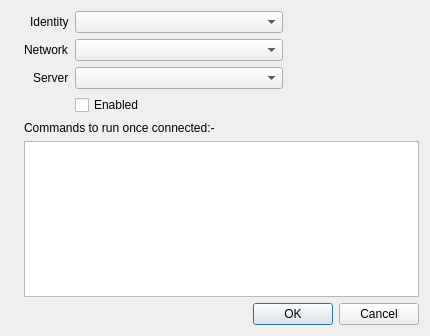
<?xml version="1.0" encoding="UTF-8"?>
<ui version="4.0">
 <class>dialog_ConnectionScript</class>
 <widget class="QDialog" name="dialog_ConnectionScript">
  <property name="geometry">
   <rect>
    <x>0</x>
    <y>0</y>
    <width>430</width>
    <height>336</height>
   </rect>
  </property>
  <property name="sizePolicy">
   <sizepolicy hsizetype="Preferred" vsizetype="Preferred">
    <horstretch>0</horstretch>
    <verstretch>0</verstretch>
   </sizepolicy>
  </property>
  <property name="maximumSize">
   <size>
    <width>1000</width>
    <height>1000</height>
   </size>
  </property>
  <property name="windowTitle">
   <string>New Server Connection Script</string>
  </property>
  <property name="sizeGripEnabled">
   <bool>false</bool>
  </property>
  <property name="modal">
   <bool>false</bool>
  </property>
  <layout class="QVBoxLayout" name="verticalLayout_2">
   <item>
    <layout class="QHBoxLayout" name="horizontalLayout_2">
     <item>
      <widget class="QLabel" name="label_5">
       <property name="text">
        <string/>
       </property>
       <property name="pixmap">
        <pixmap resource="resources.qrc">:/irc/Resources/connectionscript_128.png</pixmap>
       </property>
      </widget>
     </item>
     <item>
      <layout class="QVBoxLayout" name="verticalLayout">
       <item>
        <layout class="QFormLayout" name="formLayout">
         <property name="fieldGrowthPolicy">
          <enum>QFormLayout::AllNonFixedFieldsGrow</enum>
         </property>
         <property name="labelAlignment">
          <set>Qt::AlignRight|Qt::AlignTrailing|Qt::AlignVCenter</set>
         </property>
         <item row="2" column="0">
          <widget class="QLabel" name="label_4">
           <property name="sizePolicy">
            <sizepolicy hsizetype="Preferred" vsizetype="Preferred">
             <horstretch>0</horstretch>
             <verstretch>0</verstretch>
            </sizepolicy>
           </property>
           <property name="text">
            <string>Identity</string>
           </property>
           <property name="alignment">
            <set>Qt::AlignLeading|Qt::AlignLeft|Qt::AlignVCenter</set>
           </property>
          </widget>
         </item>
         <item row="2" column="1">
          <widget class="QComboBox" name="comboBox_Identity">
           <property name="maximumSize">
            <size>
             <width>208</width>
             <height>16777215</height>
            </size>
           </property>
          </widget>
         </item>
         <item row="3" column="0">
          <widget class="QLabel" name="label_2">
           <property name="sizePolicy">
            <sizepolicy hsizetype="Preferred" vsizetype="Preferred">
             <horstretch>0</horstretch>
             <verstretch>0</verstretch>
            </sizepolicy>
           </property>
           <property name="text">
            <string>Network</string>
           </property>
           <property name="alignment">
            <set>Qt::AlignLeading|Qt::AlignLeft|Qt::AlignVCenter</set>
           </property>
          </widget>
         </item>
         <item row="3" column="1">
          <widget class="QComboBox" name="comboBox_Network">
           <property name="maximumSize">
            <size>
             <width>208</width>
             <height>16777215</height>
            </size>
           </property>
           <property name="styleSheet">
            <string notr="true">combobox-popup: 0;</string>
           </property>
          </widget>
         </item>
         <item row="5" column="0">
          <widget class="QLabel" name="label_3">
           <property name="text">
            <string>Server</string>
           </property>
          </widget>
         </item>
         <item row="5" column="1">
          <widget class="QComboBox" name="comboBox_Server">
           <property name="maximumSize">
            <size>
             <width>208</width>
             <height>16777215</height>
            </size>
           </property>
           <property name="styleSheet">
            <string notr="true">combobox-popup: 0;</string>
           </property>
          </widget>
         </item>
         <item row="6" column="1">
          <widget class="QCheckBox" name="checkBox_Enabled">
           <property name="text">
            <string>Enabled</string>
           </property>
          </widget>
         </item>
        </layout>
       </item>
       <item>
        <widget class="QLabel" name="label">
         <property name="text">
          <string>Commands to run once connected:-</string>
         </property>
        </widget>
       </item>
       <item>
        <widget class="QPlainTextEdit" name="plainTextEdit_Script">
         <property name="lineWrapMode">
          <enum>QPlainTextEdit::NoWrap</enum>
         </property>
        </widget>
       </item>
      </layout>
     </item>
    </layout>
   </item>
   <item>
    <widget class="QDialogButtonBox" name="buttonBox">
     <property name="orientation">
      <enum>Qt::Horizontal</enum>
     </property>
     <property name="standardButtons">
      <set>QDialogButtonBox::Cancel|QDialogButtonBox::Ok</set>
     </property>
    </widget>
   </item>
  </layout>
 </widget>
 <tabstops>
  <tabstop>comboBox_Identity</tabstop>
  <tabstop>comboBox_Network</tabstop>
  <tabstop>comboBox_Server</tabstop>
  <tabstop>buttonBox</tabstop>
 </tabstops>
 <resources>
  <include location="resources.qrc"/>
 </resources>
 <connections>
  <connection>
   <sender>buttonBox</sender>
   <signal>accepted()</signal>
   <receiver>dialog_ConnectionScript</receiver>
   <slot>accept()</slot>
   <hints>
    <hint type="sourcelabel">
     <x>248</x>
     <y>254</y>
    </hint>
    <hint type="destinationlabel">
     <x>157</x>
     <y>274</y>
    </hint>
   </hints>
  </connection>
  <connection>
   <sender>buttonBox</sender>
   <signal>rejected()</signal>
   <receiver>dialog_ConnectionScript</receiver>
   <slot>reject()</slot>
   <hints>
    <hint type="sourcelabel">
     <x>316</x>
     <y>260</y>
    </hint>
    <hint type="destinationlabel">
     <x>286</x>
     <y>274</y>
    </hint>
   </hints>
  </connection>
 </connections>
</ui>
